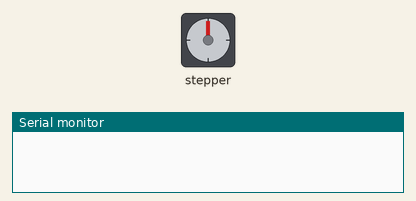
This sketch was run on a simulated Arduino Uno, built with avr-gcc and run on an emulated ATmega328P. Parts: stepper motor, the last lines printed to the serial monitor. Wiring (inferred from the names in the program): stepper motor (2048 steps per turn assumed): coils pin 8, pin 9, pin 10, pin 11.

Above: at 0.15 s.
At 9.86 s:
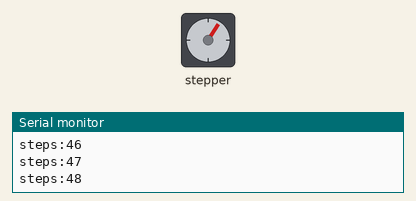
At 19.82 s:
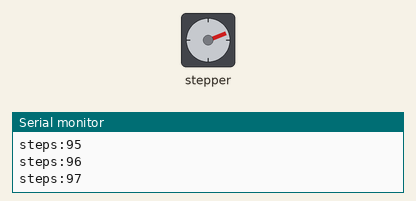
At 39.76 s:
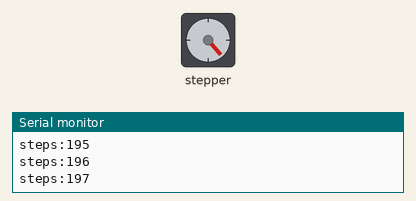
Timing chart, 0 to 40.0 s (numbered marks = the images above):
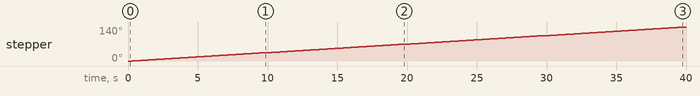

The sketch:

3_8_wavedrive_ccw.ino
```cpp
//declare variables for the motor pins
int motorPin1 = 8;     // Blue
int motorPin2 = 9;     // Pink
int motorPin3 = 10;    // Yellow
int motorPin4 = 11;    // Orange
                       // Red
int motorSpeed = 50;  //variable to set stepper speed
int stepCount = 0;     // number of steps the motor has taken
void setup() {
  pinMode(motorPin1, OUTPUT);  //declare the motor pins as outputs
  pinMode(motorPin2, OUTPUT);
  pinMode(motorPin3, OUTPUT);
  pinMode(motorPin4, OUTPUT);
  Serial.begin(115200);  // initialize the serial port:
}
void loop() {
  wavedrive();  // จ่ายไฟให ้ทํางานครั้งละ 1 ขด
  //fullstep();   // จ่ายไฟให ้ทํางานครั้งละ 2 ขด
  //halfstep();   // ใชทั้งสองแบบรวมกันทําให ้หมุนได ้ครั้งละครึ่งเสตป ้

  Serial.print("steps:");
  Serial.println(stepCount);
  stepCount++;
}
void wavedrive()
{
 // 1
 digitalWrite(motorPin4, 0);
 digitalWrite(motorPin3, 0);
 digitalWrite(motorPin2, 0);
 digitalWrite(motorPin1, 1);
 delay(motorSpeed);
 // 2
 digitalWrite(motorPin4, 0);
 digitalWrite(motorPin3, 0);
 digitalWrite(motorPin2, 1);
 digitalWrite(motorPin1, 0);
 delay(motorSpeed);
 // 3
 digitalWrite(motorPin4, 0);
 digitalWrite(motorPin3, 1);
 digitalWrite(motorPin2, 0);
 digitalWrite(motorPin1, 0);
 delay(motorSpeed);
 // 4
 digitalWrite(motorPin4, 1);
 digitalWrite(motorPin3, 0);
 digitalWrite(motorPin2, 0);
 digitalWrite(motorPin1, 0);
 delay(motorSpeed);
}
```

Measured:
- by itself, stepper: keeps turning clockwise at about 4°/s
